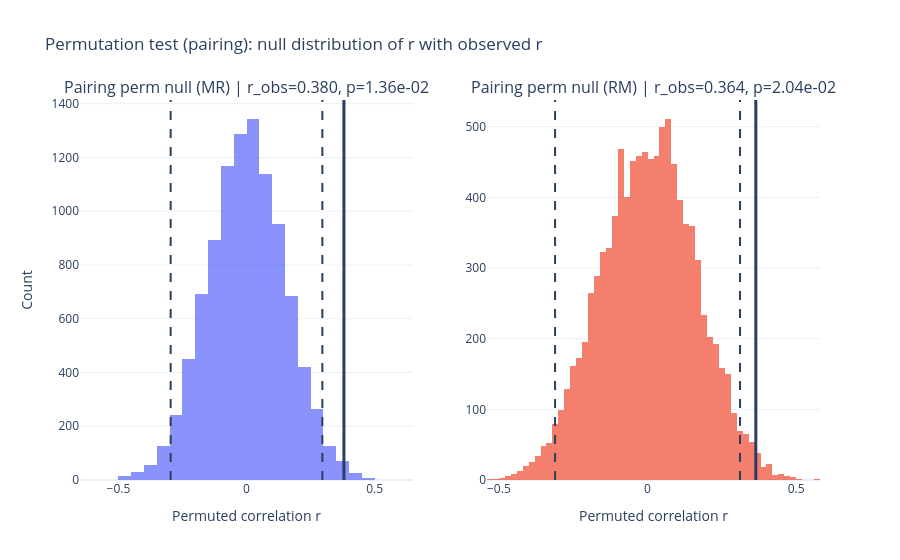
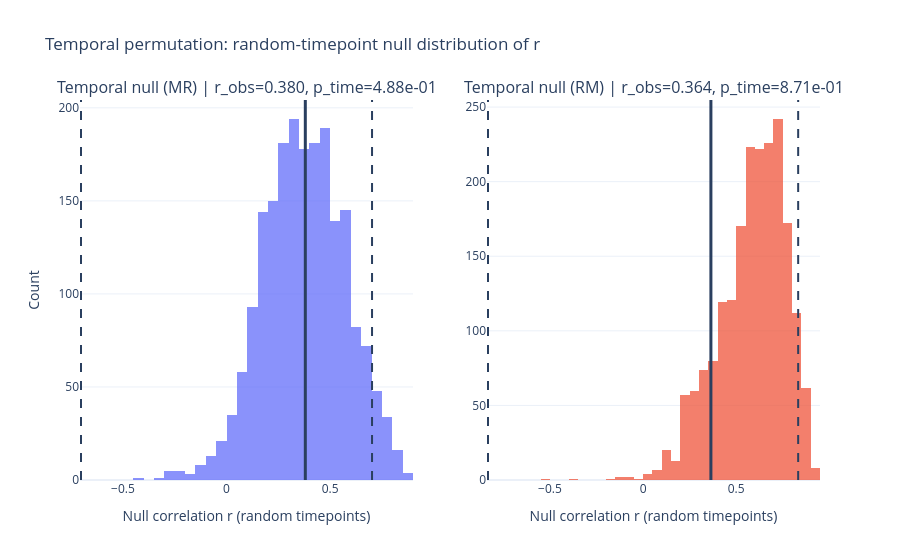
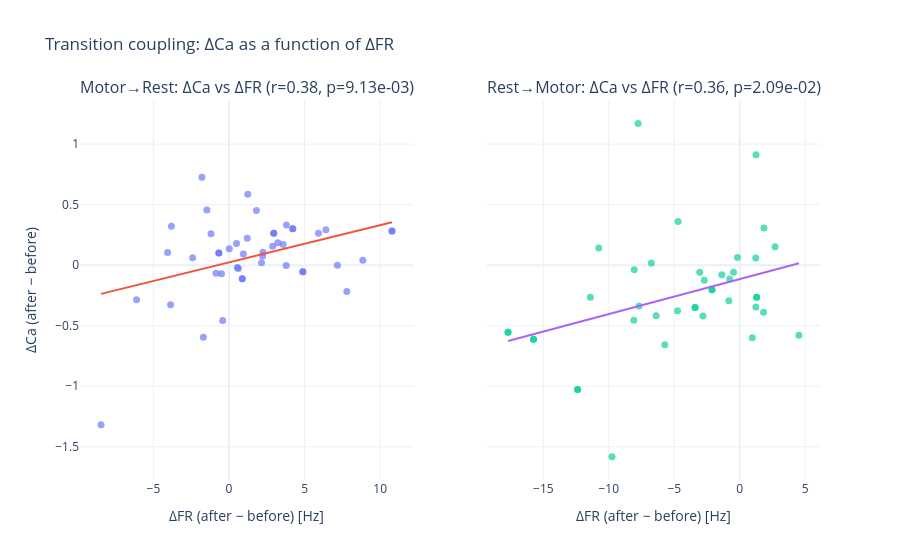

The code cell stored with these charts, in order, in its notebook:
### Code cell
import numpy as np
import os
import plotly.graph_objects as go
from plotly.subplots import make_subplots

def to_1d_finite(x):
    """Convert list/array (possibly nested) to 1D float array, keep finite only."""
    arr = np.asarray(x, dtype=float).ravel()
    return arr[np.isfinite(arr)]

def corr_and_fit(x, y):
    """
    Returns:
      r, p, slope, intercept
    Uses Pearson r; p via scipy if available, else p=np.nan.
    Fit uses np.polyfit (least squares).
    """
    x = np.asarray(x, float)
    y = np.asarray(y, float)
    m = np.isfinite(x) & np.isfinite(y)
    x = x[m]; y = y[m]

    if x.size < 3 or np.nanstd(x) == 0 or np.nanstd(y) == 0:
        return np.nan, np.nan, np.nan, np.nan

    # Pearson r
    r = np.corrcoef(x, y)[0, 1]

    # p-value (optional)
    try:
        from scipy.stats import pearsonr
        r2, p = pearsonr(x, y)
        r = r2
    except Exception:
        p = np.nan

    # linear fit y = slope*x + intercept
    slope, intercept = np.polyfit(x, y, 1)

    return float(r), float(p), float(slope), float(intercept)

def fit_line_xy(x, slope, intercept, n=100):
    """Generate line coords spanning data range."""
    x = np.asarray(x, float)
    x = x[np.isfinite(x)]
    if x.size == 0 or not np.isfinite(slope) or not np.isfinite(intercept):
        return np.array([]), np.array([])
    xs = np.linspace(np.min(x), np.max(x), n)
    ys = slope * xs + intercept
    return xs, ys


# ---- data (already filled by your loop) ----
dca_mr = to_1d_finite(MeanMotToRest)        # ΔCa Motor→Rest
dfr_mr = to_1d_finite(FrDiffMotToRest)      # ΔFR Motor→Rest

dca_rm = to_1d_finite(MeanRestToMot)        # ΔCa Rest→Motor
dfr_rm = to_1d_finite(FrDiffRestToMot)      # ΔFR Rest→Motor

# ensure equal lengths (safety)
n_mr = min(len(dca_mr), len(dfr_mr))
n_rm = min(len(dca_rm), len(dfr_rm))
dca_mr, dfr_mr = dca_mr[:n_mr], dfr_mr[:n_mr]
dca_rm, dfr_rm = dca_rm[:n_rm], dfr_rm[:n_rm]

# ---- stats + fits ----
r_mr, p_mr, a_mr, b_mr = corr_and_fit(dfr_mr, dca_mr)
r_rm, p_rm, a_rm, b_rm = corr_and_fit(dfr_rm, dca_rm)
r_obs_mr, p_pair_mr, rnull_pair_mr = permute_pairing_null(dfr_mr, dca_mr, n_perm=10000, seed=0)
r_obs_rm, p_pair_rm, rnull_pair_rm = permute_pairing_null(dfr_rm, dca_rm, n_perm=10000, seed=1)


# Null B: temporal null (random timepoints; requires `records` saved during loop)
if "records" in globals() and len(records) > 0:
    p_time_mr, p_time_rm, rnull_time_mr, rnull_time_rm = temporal_null_pvalue_and_null(
        records=records,
        r_obs_mr=r_mr,
        r_obs_rm=r_rm,
        n_perm=2000,
        seed=123,
        window_s=3,
        fr_bin_s=0.0333,
        exclude_radius_s=0.5
    )
else:
    p_time_mr, p_time_rm = np.nan, np.nan
    rnull_time_mr, rnull_time_rm = np.array([]), np.array([])


rnull_pair_mr = finite(rnull_pair_mr)
rnull_pair_rm = finite(rnull_pair_rm)
alpha = 0.05

crit_mr = np.quantile(np.abs(rnull_pair_mr), 1 - alpha)
crit_rm = np.quantile(np.abs(rnull_pair_rm), 1 - alpha)


fig_perm = make_subplots(
    rows=1, cols=2,
    subplot_titles=(
        f"Pairing perm null (MR) | r_obs={r_obs_mr:.3f}, p={p_pair_mr:.2e}",
        f"Pairing perm null (RM) | r_obs={r_obs_rm:.3f}, p={p_pair_rm:.2e}"
    )
)

# MR histogram
fig_perm.add_trace(
    go.Histogram(
        x=rnull_pair_mr,
        nbinsx=60,
        name="Null r (MR)",
        opacity=0.75,
        hovertemplate="r=%{x:.3f}<br>count=%{y}<extra></extra>"
    ),
    row=1, col=1
)
fig_perm.add_vline(x=r_obs_mr, row=1, col=1, line_width=3)

# RM histogram
fig_perm.add_trace(
    go.Histogram(
        x=rnull_pair_rm,
        nbinsx=60,
        name="Null r (RM)",
        opacity=0.75,
        hovertemplate="r=%{x:.3f}<br>count=%{y}<extra></extra>"
    ),
    row=1, col=2
)
fig_perm.add_vline(x=r_obs_rm, row=1, col=2, line_width=3)
# MR critical region lines
fig_perm.add_vline(x=crit_mr, row=1, col=1, line_dash="dash")
fig_perm.add_vline(x=-crit_mr, row=1, col=1, line_dash="dash")

# RM critical region lines
fig_perm.add_vline(x=crit_rm, row=1, col=2, line_dash="dash")
fig_perm.add_vline(x=-crit_rm, row=1, col=2, line_dash="dash")


fig_perm.update_xaxes(title_text="Permuted correlation r", row=1, col=1)
fig_perm.update_xaxes(title_text="Permuted correlation r", row=1, col=2)
fig_perm.update_yaxes(title_text="Count", row=1, col=1)

fig_perm.update_layout(
    title="Permutation test (pairing): null distribution of r with observed r",
    template="plotly_white",
    showlegend=False
)

fig_perm.show()
svg_path2  = os.path.join(out_dir, "PermutationNull_r_hist_MR_RM.svg")
html_path2 = os.path.join(out_dir, "PermutationNull_r_hist_MR_RM.html")
save_plotly_svg_html(fig_perm, svg_path2, html_path2)

rnull_time_mr = finite(rnull_time_mr)
rnull_time_rm = finite(rnull_time_rm)

alpha = 0.05
crit_time_mr = np.quantile(np.abs(rnull_time_mr), 1 - alpha) if rnull_time_mr.size else np.nan
crit_time_rm = np.quantile(np.abs(rnull_time_rm), 1 - alpha) if rnull_time_rm.size else np.nan

fig_time = make_subplots(
    rows=1, cols=2,
    subplot_titles=(
        f"Temporal null (MR) | r_obs={r_mr:.3f}, p_time={p_time_mr:.2e}",
        f"Temporal null (RM) | r_obs={r_rm:.3f}, p_time={p_time_rm:.2e}",
    )
)

# MR
fig_time.add_trace(go.Histogram(x=rnull_time_mr, nbinsx=60, opacity=0.75,
                                hovertemplate="r=%{x:.3f}<br>count=%{y}<extra></extra>"),
                   row=1, col=1)
fig_time.add_vline(x=r_mr, row=1, col=1, line_width=3)
if np.isfinite(crit_time_mr):
    fig_time.add_vline(x=crit_time_mr,  row=1, col=1, line_dash="dash")
    fig_time.add_vline(x=-crit_time_mr, row=1, col=1, line_dash="dash")

# RM
fig_time.add_trace(go.Histogram(x=rnull_time_rm, nbinsx=60, opacity=0.75,
                                hovertemplate="r=%{x:.3f}<br>count=%{y}<extra></extra>"),
                   row=1, col=2)
fig_time.add_vline(x=r_rm, row=1, col=2, line_width=3)
if np.isfinite(crit_time_rm):
    fig_time.add_vline(x=crit_time_rm,  row=1, col=2, line_dash="dash")
    fig_time.add_vline(x=-crit_time_rm, row=1, col=2, line_dash="dash")

fig_time.update_xaxes(title_text="Null correlation r (random timepoints)", row=1, col=1)
fig_time.update_xaxes(title_text="Null correlation r (random timepoints)", row=1, col=2)
fig_time.update_yaxes(title_text="Count", row=1, col=1)
fig_time.update_layout(title="Temporal permutation: random-timepoint null distribution of r",
                       template="plotly_white", showlegend=False)

fig_time.show()
svg_path_t  = os.path.join(out_dir, "TemporalPermutationNull_r_hist_MR_RM.svg")
html_path_t = os.path.join(out_dir, "TemporalPermutationNull_r_hist_MR_RM.html")
save_plotly_svg_html(fig_time, svg_path_t, html_path_t)

xs_mr, ys_mr = fit_line_xy(dfr_mr, a_mr, b_mr)
xs_rm, ys_rm = fit_line_xy(dfr_rm, a_rm, b_rm)

def fmt_rp(r, p):
    if not np.isfinite(r):
        return "r=nan"
    if np.isfinite(p):
        return f"r={r:.2f}, p={p:.2e}"
    return f"r={r:.2f}"

title_mr = f"Motor→Rest: ΔCa vs ΔFR ({fmt_rp(r_mr, p_mr)})"
title_rm = f"Rest→Motor: ΔCa vs ΔFR ({fmt_rp(r_rm, p_rm)})"

# ---- figure ----
fig = make_subplots(
    rows=1, cols=2,
    subplot_titles=(title_mr, title_rm),
    shared_yaxes=True
)

# Scatter: Motor→Rest
fig.add_trace(
    go.Scatter(
        x=dfr_mr, y=dca_mr,
        mode="markers",
        name="Motor→Rest",
        marker=dict(size=7, opacity=0.65),
        hovertemplate="ΔFR=%{x:.2f}<br>ΔCa=%{y:.4f}<extra></extra>"
    ),
    row=1, col=1
)

# Fit line: Motor→Rest
fig.add_trace(
    go.Scatter(
        x=xs_mr, y=ys_mr,
        mode="lines",
        name="Fit MR",
        hoverinfo="skip"
    ),
    row=1, col=1
)

# Scatter: Rest→Motor
fig.add_trace(
    go.Scatter(
        x=dfr_rm, y=dca_rm,
        mode="markers",
        name="Rest→Motor",
        marker=dict(size=7, opacity=0.65),
        hovertemplate="ΔFR=%{x:.2f}<br>ΔCa=%{y:.4f}<extra></extra>"
    ),
    row=1, col=2
)

# Fit line: Rest→Motor
fig.add_trace(
    go.Scatter(
        x=xs_rm, y=ys_rm,
        mode="lines",
        name="Fit RM",
        hoverinfo="skip"
    ),
    row=1, col=2
)

fig.update_xaxes(title_text="ΔFR (after − before) [Hz]", row=1, col=1)
fig.update_xaxes(title_text="ΔFR (after − before) [Hz]", row=1, col=2)
fig.update_yaxes(title_text="ΔCa (after − before)", row=1, col=1)

fig.update_layout(
    title="Transition coupling: ΔCa as a function of ΔFR",
    template="plotly_white",
    showlegend=False
)

out_dir = r"Z:\Adam-Lab-Shared\Data\Michal_Rubin\data summery\2026"
svg_path  = os.path.join(out_dir, "DeltaCa_vs_DeltaFR_MR_RM_pyr.svg")
html_path = os.path.join(out_dir, "DeltaCa_vs_DeltaFR_MR_RM_pyr.html")
save_plotly_svg_html(fig, svg_path, html_path)

fig.show()

### Figure 1 — Plotly figure (JSON) as saved in the notebook; plotly's stock layout.template omitted (floating-point values rounded to 4 significant figures; data arrays with more than 128 entries replaced by an {"elided": "..."} marker saying what was removed)
{"data": [{"hovertemplate": "r=%{x:.3f}<br>count=%{y}<extra></extra>", "name": "Null r (MR)", "nbinsx": 60, "opacity": 0.75, "type": "histogram", "x": {"elided": "10000 float values"}, "xaxis": "x", "yaxis": "y"}, {"hovertemplate": "r=%{x:.3f}<br>count=%{y}<extra></extra>", "name": "Null r (RM)", "nbinsx": 60, "opacity": 0.75, "type": "histogram", "x": {"elided": "10000 float values"}, "xaxis": "x2", "yaxis": "y2"}], "layout": {"annotations": [{"font": {"size": 16}, "showarrow": false, "text": "Pairing perm null (MR) | r_obs=0.380, p=1.36e-02", "x": 0.225, "xanchor": "center", "xref": "paper", "y": 1, "yanchor": "bottom", "yref": "paper"}, {"font": {"size": 16}, "showarrow": false, "text": "Pairing perm null (RM) | r_obs=0.364, p=2.04e-02", "x": 0.775, "xanchor": "center", "xref": "paper", "y": 1, "yanchor": "bottom", "yref": "paper"}], "shapes": [{"line": {"width": 3}, "type": "line", "x0": 0.3803, "x1": 0.3803, "xref": "x", "y0": 0, "y1": 1, "yref": "y domain"}, {"line": {"width": 3}, "type": "line", "x0": 0.3641, "x1": 0.3641, "xref": "x2", "y0": 0, "y1": 1, "yref": "y2 domain"}, {"line": {"dash": "dash"}, "type": "line", "x0": 0.2961, "x1": 0.2961, "xref": "x", "y0": 0, "y1": 1, "yref": "y domain"}, {"line": {"dash": "dash"}, "type": "line", "x0": -0.2961, "x1": -0.2961, "xref": "x", "y0": 0, "y1": 1, "yref": "y domain"}, {"line": {"dash": "dash"}, "type": "line", "x0": 0.311, "x1": 0.311, "xref": "x2", "y0": 0, "y1": 1, "yref": "y2 domain"}, {"line": {"dash": "dash"}, "type": "line", "x0": -0.311, "x1": -0.311, "xref": "x2", "y0": 0, "y1": 1, "yref": "y2 domain"}], "showlegend": false, "title": {"text": "Permutation test (pairing): null distribution of r with observed r"}, "xaxis": {"anchor": "y", "domain": [0, 0.45], "title": {"text": "Permuted correlation r"}}, "xaxis2": {"anchor": "y2", "domain": [0.55, 1], "title": {"text": "Permuted correlation r"}}, "yaxis": {"anchor": "x", "domain": [0, 1], "title": {"text": "Count"}}, "yaxis2": {"anchor": "x2", "domain": [0, 1]}}}

### Figure 2 — Plotly figure (JSON) as saved in the notebook; plotly's stock layout.template omitted (floating-point values rounded to 4 significant figures; data arrays with more than 128 entries replaced by an {"elided": "..."} marker saying what was removed)
{"data": [{"hovertemplate": "r=%{x:.3f}<br>count=%{y}<extra></extra>", "nbinsx": 60, "opacity": 0.75, "type": "histogram", "x": {"elided": "2000 float values"}, "xaxis": "x", "yaxis": "y"}, {"hovertemplate": "r=%{x:.3f}<br>count=%{y}<extra></extra>", "nbinsx": 60, "opacity": 0.75, "type": "histogram", "x": {"elided": "2000 float values"}, "xaxis": "x2", "yaxis": "y2"}], "layout": {"annotations": [{"font": {"size": 16}, "showarrow": false, "text": "Temporal null (MR) | r_obs=0.380, p_time=4.88e-01", "x": 0.225, "xanchor": "center", "xref": "paper", "y": 1, "yanchor": "bottom", "yref": "paper"}, {"font": {"size": 16}, "showarrow": false, "text": "Temporal null (RM) | r_obs=0.364, p_time=8.71e-01", "x": 0.775, "xanchor": "center", "xref": "paper", "y": 1, "yanchor": "bottom", "yref": "paper"}], "shapes": [{"line": {"width": 3}, "type": "line", "x0": 0.3803, "x1": 0.3803, "xref": "x", "y0": 0, "y1": 1, "yref": "y domain"}, {"line": {"dash": "dash"}, "type": "line", "x0": 0.7023, "x1": 0.7023, "xref": "x", "y0": 0, "y1": 1, "yref": "y domain"}, {"line": {"dash": "dash"}, "type": "line", "x0": -0.7023, "x1": -0.7023, "xref": "x", "y0": 0, "y1": 1, "yref": "y domain"}, {"line": {"width": 3}, "type": "line", "x0": 0.3641, "x1": 0.3641, "xref": "x2", "y0": 0, "y1": 1, "yref": "y2 domain"}, {"line": {"dash": "dash"}, "type": "line", "x0": 0.8328, "x1": 0.8328, "xref": "x2", "y0": 0, "y1": 1, "yref": "y2 domain"}, {"line": {"dash": "dash"}, "type": "line", "x0": -0.8328, "x1": -0.8328, "xref": "x2", "y0": 0, "y1": 1, "yref": "y2 domain"}], "showlegend": false, "title": {"text": "Temporal permutation: random-timepoint null distribution of r"}, "xaxis": {"anchor": "y", "domain": [0, 0.45], "title": {"text": "Null correlation r (random timepoints)"}}, "xaxis2": {"anchor": "y2", "domain": [0.55, 1], "title": {"text": "Null correlation r (random timepoints)"}}, "yaxis": {"anchor": "x", "domain": [0, 1], "title": {"text": "Count"}}, "yaxis2": {"anchor": "x2", "domain": [0, 1]}}}

### Figure 3 — Plotly figure (JSON) as saved in the notebook; plotly's stock layout.template omitted (floating-point values rounded to 4 significant figures)
{"data": [{"hovertemplate": "ΔFR=%{x:.2f}<br>ΔCa=%{y:.4f}<extra></extra>", "marker": {"opacity": 0.65, "size": 7}, "mode": "markers", "name": "Motor→Rest", "type": "scatter", "x": [0.8763, 4.884, -3.865, 3.799, 6.406, 2.152, 1.206, 3.784, -0.8617, -8.463, 2.226, -1.698, -0.4987, -1.793, 0.8763, 4.884, 7.792, 8.851, -6.112, -0.418, 0.01833, -1.463, 4.217, 10.78, -0.671, 2.959, 0.495, -3.81, 0.9497, 3.582, 1.239, 2.886, -2.405, -4.063, 5.911, 3.23, -1.192, 1.815, 2.248, 0.6197, 7.165, 0.55, 4.217, 10.78, -0.671, 2.959], "xaxis": "x", "y": [-0.1128, -0.05436, -0.3262, 0.3327, 0.2936, 0.01945, 0.2218, -0.002601, -0.06723, -1.318, 0.07513, -0.5947, -0.07023, 0.7265, -0.1128, -0.05436, -0.2179, 0.04083, -0.285, -0.4561, 0.1355, 0.4567, 0.3, 0.2813, 0.09962, 0.2629, 0.1791, 0.3207, 0.09304, 0.1706, 0.5862, 0.1571, 0.06057, 0.1049, 0.2629, 0.1862, 0.2588, 0.4514, 0.1062, -0.0276, 0.0002157, -0.01865, 0.3, 0.2813, 0.09962, 0.2629], "yaxis": "y"}, {"hoverinfo": "skip", "mode": "lines", "name": "Fit MR", "type": "scatter", "x": [-8.463, -8.268, -8.074, -7.88, -7.685, -7.491, -7.297, -7.102, -6.908, -6.714, -6.519, -6.325, -6.131, -5.936, -5.742, -5.548, -5.353, -5.159, -4.965, -4.77, -4.576, -4.382, -4.187, -3.993, -3.799, -3.604, -3.41, -3.216, -3.021, -2.827, -2.633, -2.438, -2.244, -2.05, -1.855, -1.661, -1.467, -1.272, -1.078, -0.8837, -0.6893, -0.495, -0.3007, -0.1063, 0.088, 0.2823, 0.4767, 0.671, 0.8653, 1.06, 1.254, 1.448, 1.643, 1.837, 2.031, 2.226, 2.42, 2.614, 2.809, 3.003, 3.197, 3.392, 3.586, 3.78, 3.975, 4.169, 4.363, 4.558, 4.752, 4.946, 5.141, 5.335, 5.529, 5.724, 5.918, 6.112, 6.307, 6.501, 6.695, 6.89, 7.084, 7.278, 7.473, 7.667, 7.861, 8.056, 8.25, 8.444, 8.639, 8.833, 9.027, 9.222, 9.416, 9.61, 9.805, 9.999, 10.19, 10.39, 10.58, 10.78], "xaxis": "x", "y": [-0.2372, -0.2312, -0.2252, -0.2193, -0.2133, -0.2073, -0.2013, -0.1954, -0.1894, -0.1834, -0.1774, -0.1715, -0.1655, -0.1595, -0.1535, -0.1475, -0.1416, -0.1356, -0.1296, -0.1236, -0.1177, -0.1117, -0.1057, -0.09974, -0.09376, -0.08779, -0.08181, -0.07584, -0.06986, -0.06388, -0.05791, -0.05193, -0.04596, -0.03998, -0.034, -0.02803, -0.02205, -0.01608, -0.0101, -0.004123, 0.001853, 0.007829, 0.0138, 0.01978, 0.02576, 0.03173, 0.03771, 0.04368, 0.04966, 0.05564, 0.06161, 0.06759, 0.07357, 0.07954, 0.08552, 0.09149, 0.09747, 0.1034, 0.1094, 0.1154, 0.1214, 0.1273, 0.1333, 0.1393, 0.1453, 0.1513, 0.1572, 0.1632, 0.1692, 0.1752, 0.1811, 0.1871, 0.1931, 0.1991, 0.205, 0.211, 0.217, 0.223, 0.2289, 0.2349, 0.2409, 0.2469, 0.2528, 0.2588, 0.2648, 0.2708, 0.2767, 0.2827, 0.2887, 0.2947, 0.3007, 0.3066, 0.3126, 0.3186, 0.3246, 0.3305, 0.3365, 0.3425, 0.3485, 0.3544], "yaxis": "y"}, {"hovertemplate": "ΔFR=%{x:.2f}<br>ΔCa=%{y:.4f}<extra></extra>", "marker": {"opacity": 0.65, "size": 7}, "mode": "markers", "name": "Rest→Motor", "type": "scatter", "x": [-3.41, -2.116, 1.819, -0.176, 1.852, 2.702, 1.225, -0.4693, -3.41, -2.116, -10.77, -4.708, -7.762, 1.247, 4.528, 0.9607, -15.75, -12.38, 1.294, -17.7, -0.8323, 1.232, -2.706, -7.682, -4.748, -8.089, -3.054, -6.387, -0.7663, -5.72, -2.809, -9.753, -11.41, -1.364, -6.747, -8.056, -15.75, -12.38, 1.294, -17.7], "xaxis": "x2", "y": [-0.3493, -0.2028, -0.3888, 0.06319, 0.3073, 0.1526, 0.05936, -0.05891, -0.3493, -0.2028, 0.1414, 0.361, 1.171, 0.9122, -0.5792, -0.5995, -0.6127, -1.027, -0.265, -0.5532, -0.2934, -0.345, -0.1251, -0.3381, -0.3764, -0.4544, -0.05873, -0.4185, -0.1139, -0.6571, -0.4197, -1.581, -0.2648, -0.08003, 0.0174, -0.03845, -0.6127, -1.027, -0.265, -0.5532], "yaxis": "y2"}, {"hoverinfo": "skip", "mode": "lines", "name": "Fit RM", "type": "scatter", "x": [-17.7, -17.47, -17.25, -17.03, -16.8, -16.58, -16.35, -16.13, -15.9, -15.68, -15.45, -15.23, -15.0, -14.78, -14.56, -14.33, -14.11, -13.88, -13.66, -13.43, -13.21, -12.98, -12.76, -12.54, -12.31, -12.09, -11.86, -11.64, -11.41, -11.19, -10.96, -10.74, -10.51, -10.29, -10.07, -9.841, -9.616, -9.392, -9.167, -8.943, -8.718, -8.494, -8.269, -8.045, -7.82, -7.596, -7.371, -7.147, -6.922, -6.698, -6.473, -6.249, -6.024, -5.8, -5.575, -5.35, -5.126, -4.901, -4.677, -4.452, -4.228, -4.003, -3.779, -3.554, -3.33, -3.105, -2.881, -2.656, -2.432, -2.207, -1.983, -1.758, -1.534, -1.309, -1.085, -0.8601, -0.6356, -0.4111, -0.1866, 0.03796, 0.2625, 0.487, 0.7115, 0.936, 1.161, 1.385, 1.61, 1.834, 2.059, 2.283, 2.508, 2.732, 2.957, 3.181, 3.406, 3.63, 3.855, 4.079, 4.304, 4.528], "xaxis": "x2", "y": [-0.626, -0.6195, -0.613, -0.6065, -0.6, -0.5936, -0.5871, -0.5806, -0.5741, -0.5676, -0.5611, -0.5546, -0.5481, -0.5416, -0.5351, -0.5286, -0.5222, -0.5157, -0.5092, -0.5027, -0.4962, -0.4897, -0.4832, -0.4767, -0.4702, -0.4637, -0.4572, -0.4508, -0.4443, -0.4378, -0.4313, -0.4248, -0.4183, -0.4118, -0.4053, -0.3988, -0.3923, -0.3858, -0.3794, -0.3729, -0.3664, -0.3599, -0.3534, -0.3469, -0.3404, -0.3339, -0.3274, -0.3209, -0.3144, -0.308, -0.3015, -0.295, -0.2885, -0.282, -0.2755, -0.269, -0.2625, -0.256, -0.2495, -0.2431, -0.2366, -0.2301, -0.2236, -0.2171, -0.2106, -0.2041, -0.1976, -0.1911, -0.1846, -0.1781, -0.1717, -0.1652, -0.1587, -0.1522, -0.1457, -0.1392, -0.1327, -0.1262, -0.1197, -0.1132, -0.1067, -0.1003, -0.09376, -0.08727, -0.08078, -0.07429, -0.0678, -0.06131, -0.05482, -0.04833, -0.04184, -0.03535, -0.02886, -0.02237, -0.01587, -0.009384, -0.002893, 0.003598, 0.01009, 0.01658], "yaxis": "y2"}], "layout": {"annotations": [{"font": {"size": 16}, "showarrow": false, "text": "Motor→Rest: ΔCa vs ΔFR (r=0.38, p=9.13e-03)", "x": 0.225, "xanchor": "center", "xref": "paper", "y": 1, "yanchor": "bottom", "yref": "paper"}, {"font": {"size": 16}, "showarrow": false, "text": "Rest→Motor: ΔCa vs ΔFR (r=0.36, p=2.09e-02)", "x": 0.775, "xanchor": "center", "xref": "paper", "y": 1, "yanchor": "bottom", "yref": "paper"}], "showlegend": false, "title": {"text": "Transition coupling: ΔCa as a function of ΔFR"}, "xaxis": {"anchor": "y", "domain": [0, 0.45], "title": {"text": "ΔFR (after − before) [Hz]"}}, "xaxis2": {"anchor": "y2", "domain": [0.55, 1], "title": {"text": "ΔFR (after − before) [Hz]"}}, "yaxis": {"anchor": "x", "domain": [0, 1], "title": {"text": "ΔCa (after − before)"}}, "yaxis2": {"anchor": "x2", "domain": [0, 1], "matches": "y", "showticklabels": false}}}
